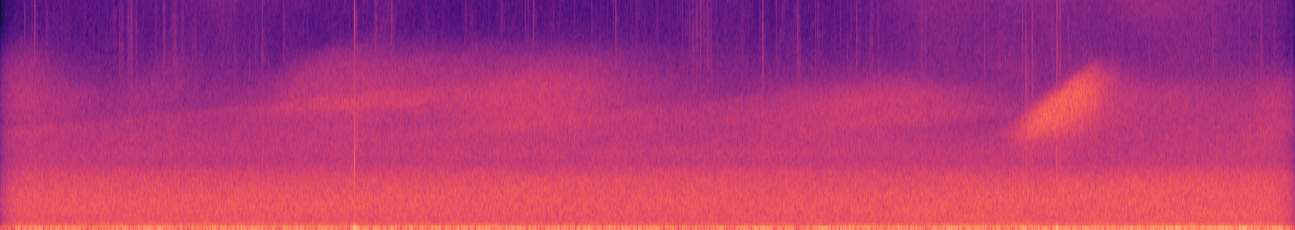
#> input picture Dataset/Spectrograms/Infragravity-Swells/XH.DR02.--.LHN: 2015-01-09T00:00:00.000000Z-2015-01-21T00:00:00.000000Z.png, 1295 x 230 px, found by its file name; its folder holds only this picture in this run
$ jupyter execute DataResizing.ipynb
#> lines starting #> are read from the running program, lines starting #| are printed output that depends on the picture
# Data Resizing
I will be resizing and cropping my training data so that it's easier for my model to process and learn from

[cell 1]
import PIL
import os
import re

from PIL import Image

[cell 2]
full_size = sorted(os.listdir("/home/sbaveja/reu-files/Dataset/Spectrograms/Infragravity-Swells/"))

[cell 3]
# extracting the time stamp from the file name
print(full_size[0])

rx = r"XH\.DR02\.--\.LHN: (.*)T00:00:00\.000000Z-(.*)T00:00:00\.000000Z\.png"

def getTime(fullName):

    result = re.search(rx, fullName)
    timestamp = f"{result.group(1)}--{result.group(2)}"

    return timestamp

[cell 4]
for image in full_size:

    img = Image.open(f"/home/sbaveja/reu-files/Dataset/Spectrograms/Infragravity-Swells/{image}")
#> img is the input picture: PIL image 1295x230 RGBA; mean R, G, B, A 177.3, 56.6, 116.3, 255

    time = getTime(image)

#     defining cropping boxes
    box1 = (0, 6, 432, 230)
    box2 = (432, 6, 864, 230)
    box3 = (863, 6, 1295, 230)
#     sizes needed to be divisible by 16 for the model, and the images originally were 1295 pixels, so width
#     432 w/ one pixel overlap is best

#     cropping all of the images in their respective boxes and converting to RGB
    img1 = img.crop(box1).convert('RGB')
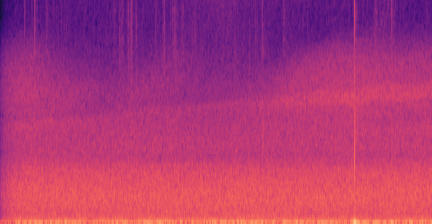
#> img1: PIL image 432x224 RGB; mean R, G, B 175, 55.5, 116.7
    img2 = img.crop(box2).convert('RGB')
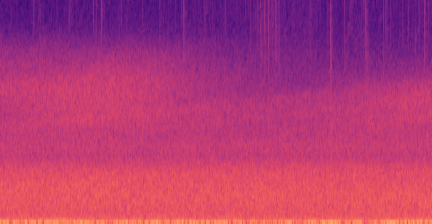
#> img2: PIL image 432x224 RGB; mean R, G, B 178.7, 56.9, 115.7
    img3 = img.crop(box3).convert('RGB')
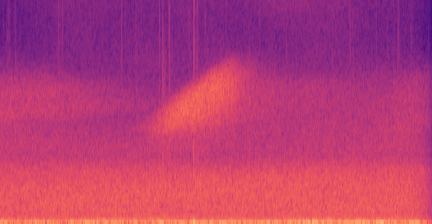
#> img3: PIL image 432x224 RGB; mean R, G, B 183.5, 59.7, 115.5

#     saving all of the cropped images
    img1.save(f"/home/sbaveja/reu-files/Dataset/Spectrograms/Cropped_TimeStamped/{time}_1.jpg")
    img2.save(f"/home/sbaveja/reu-files/Dataset/Spectrograms/Cropped_TimeStamped/{time}_2.jpg")
    img3.save(f"/home/sbaveja/reu-files/Dataset/Spectrograms/Cropped_TimeStamped/{time}_3.jpg")

$ run again, on Dataset/Spectrograms/Infragravity-Swells/XH.DR02.--.LHN: 2016-11-23T00:00:00.000000Z-2016-12-05T00:00:00.000000Z.png
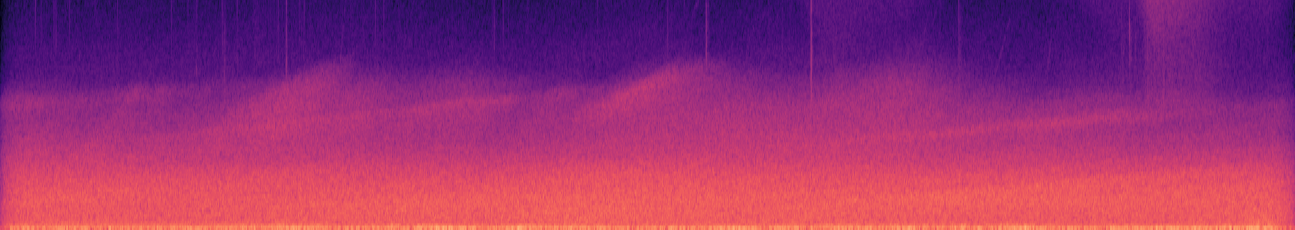
#> input picture Dataset/Spectrograms/Infragravity-Swells/XH.DR02.--.LHN: 2016-11-23T00:00:00.000000Z-2016-12-05T00:00:00.000000Z.png, 1295 x 230 px, found by its file name
#> img is the input picture: PIL image 1295x230 RGBA; mean R, G, B, A 153.5, 49.3, 114.5, 255
#> `img2 = img.crop(box2).convert('RGB')`:
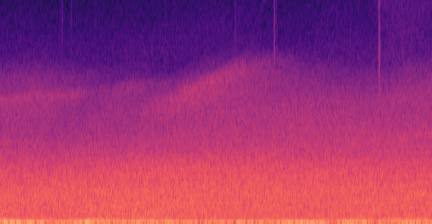
#> img2: PIL image 432x224 RGB; mean R, G, B 158.8, 51.5, 114.1
#> `img3 = img.crop(box3).convert('RGB')`:
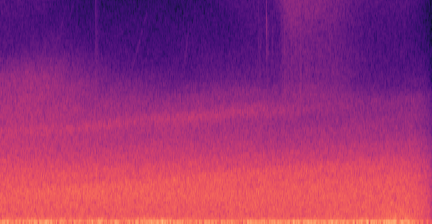
#> img3: PIL image 432x224 RGB; mean R, G, B 156.5, 50.3, 115.7

$ run again, on Dataset/Spectrograms/Infragravity-Swells/XH.DR02.--.LHN: 2015-10-24T00:00:00.000000Z-2015-11-05T00:00:00.000000Z.png
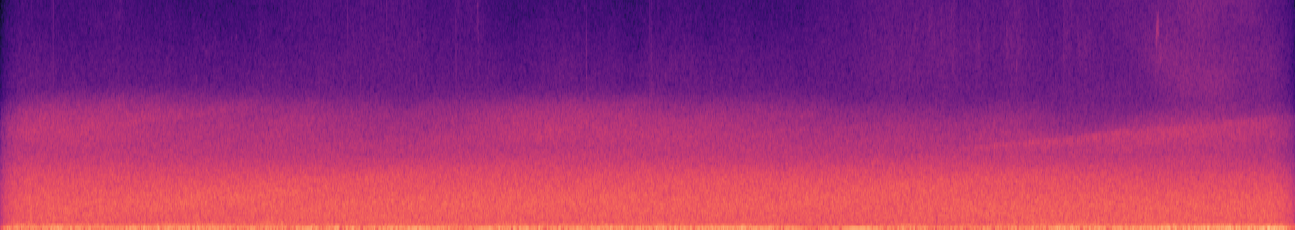
#> input picture Dataset/Spectrograms/Infragravity-Swells/XH.DR02.--.LHN: 2015-10-24T00:00:00.000000Z-2015-11-05T00:00:00.000000Z.png, 1295 x 230 px, found by its file name
#> img is the input picture: PIL image 1295x230 RGBA; mean R, G, B, A 156.1, 49.9, 116.8, 255
#> `img2 = img.crop(box2).convert('RGB')`:
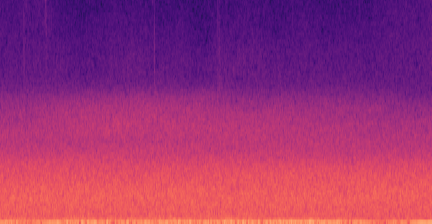
#> img2: PIL image 432x224 RGB; mean R, G, B 156.6, 50.2, 116
#> `img3 = img.crop(box3).convert('RGB')`:
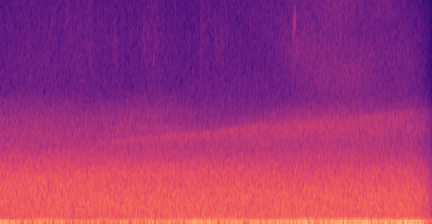
#> img3: PIL image 432x224 RGB; mean R, G, B 161.6, 52, 118

$ run again, on Dataset/Spectrograms/Infragravity-Swells/XH.DR02.--.LHN: 2016-01-04T00:00:00.000000Z-2016-01-16T00:00:00.000000Z.png
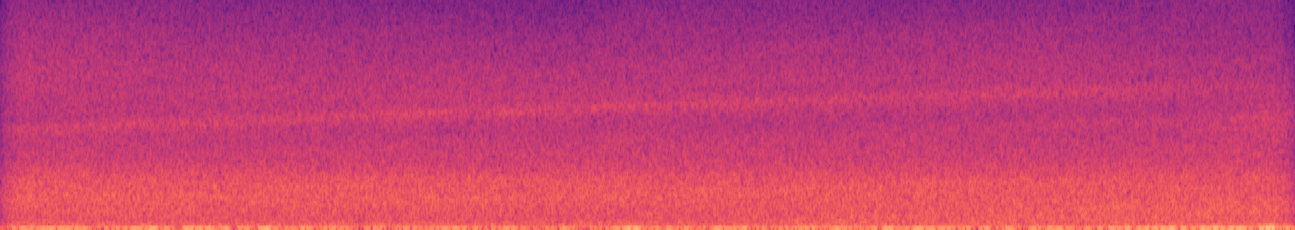
#> input picture Dataset/Spectrograms/Infragravity-Swells/XH.DR02.--.LHN: 2016-01-04T00:00:00.000000Z-2016-01-16T00:00:00.000000Z.png, 1295 x 230 px, found by its file name
#> img is the input picture: PIL image 1295x230 RGBA; mean R, G, B, A 194.4, 63.3, 113.8, 255
#> `img2 = img.crop(box2).convert('RGB')`:
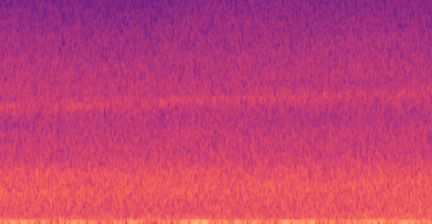
#> img2: PIL image 432x224 RGB; mean R, G, B 195.4, 63.6, 113.5
#> `img3 = img.crop(box3).convert('RGB')`:
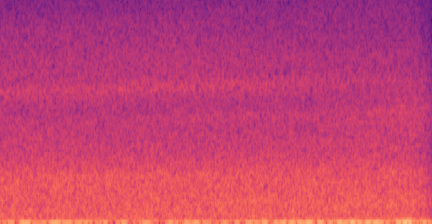
#> img3: PIL image 432x224 RGB; mean R, G, B 196, 64.3, 113.4

$ run again, on Dataset/Spectrograms/Infragravity-Swells/XH.DR02.--.LHN: 2016-10-06T00:00:00.000000Z-2016-10-18T00:00:00.000000Z.png
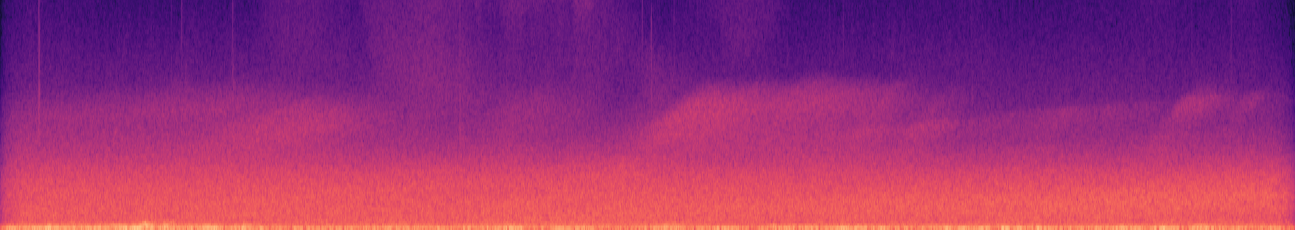
#> input picture Dataset/Spectrograms/Infragravity-Swells/XH.DR02.--.LHN: 2016-10-06T00:00:00.000000Z-2016-10-18T00:00:00.000000Z.png, 1295 x 230 px, found by its file name
#> img is the input picture: PIL image 1295x230 RGBA; mean R, G, B, A 154.6, 49.2, 117.5, 255
#> `img2 = img.crop(box2).convert('RGB')`:
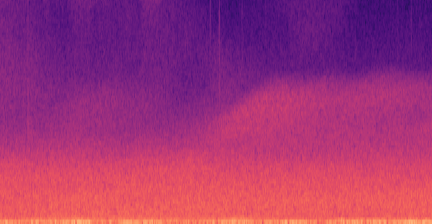
#> img2: PIL image 432x224 RGB; mean R, G, B 161.1, 51.5, 117.6
#> `img3 = img.crop(box3).convert('RGB')`:
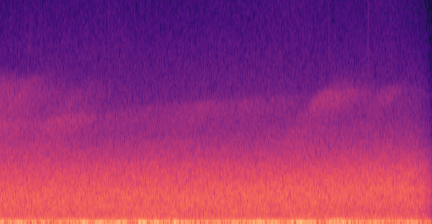
#> img3: PIL image 432x224 RGB; mean R, G, B 150.8, 48.1, 117.2
